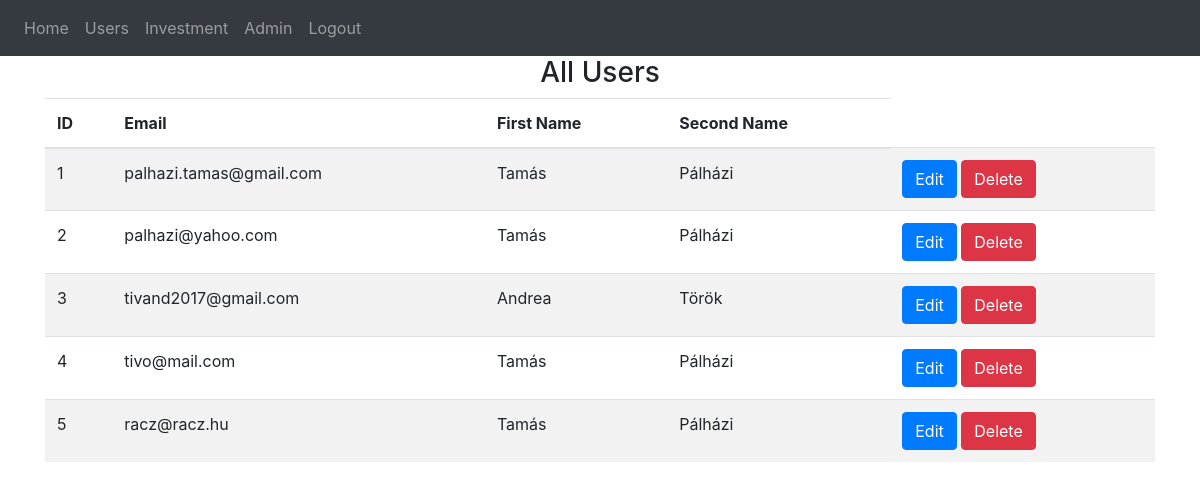
Screenshot of /all-users (signed in) with the database file from the repository.
### website/models.py (models this page shows)
class User(db.Model, UserMixin):
    id = db.Column(db.Integer, primary_key=True)
    email = db.Column(db.String(150), unique=True)
    password = db.Column(db.String(150))
    first_name = db.Column(db.String(150))
    second_name = db.Column(db.String(150))
    notes = db.relationship('Note')
    is_approved = db.Column(db.Boolean, default=False)

### website/views.py (the view)
@views.route('/all-users', methods=['GET'])
@login_required
def all_users():
    users = User.query.all()
    return render_template("all_users.html", users=users, user=current_user)

### website/__init__.py (called while the page is built)
def create_app():
    app = Flask(__name__)
    app.config['SECRET_KEY'] = 'hjshjhdjah kjshkjdhjs'
    app.config['SQLALCHEMY_DATABASE_URI'] = f'sqlite:///{DB_NAME}'
    db.init_app(app)
    from .views import views
    from .auth import auth
    app.register_blueprint(views, url_prefix='/')
    app.register_blueprint(auth, url_prefix='/')
    from .models import User, Note
    with app.app_context():
        db.create_all()
    login_manager = LoginManager()
    login_manager.login_view = 'auth.login'
    login_manager.init_app(app)
    @login_manager.user_loader
    def load_user(id):
        return User.query.get(int(id))
    return app

### website/templates/all_users.html (shortened to what this page needs)
{% extends "base.html" %}
{% block content %}
    <h3 align="center">All Users</h3>
    <table class="table table-striped">
        <thead>
            <tr>
                <th scope="col">ID</th>
                <th scope="col">Email</th>
                <th scope="col">First Name</th>
                <th scope="col">Second Name</th>
            </tr>
        </thead>
        <tbody>
            {% for user in users %}
                <tr>
                    <td>{{ user.id }}</td>
                    <td>{{ user.email }}</td>
                    <td>{{ user.first_name }}</td>
                    <td>{{ user.second_name }}</td>
                    <td>
                        <a href="{{ url_for('views.edit_user', user_id=user.id) }}" class="btn btn-primary">Edit</a>
                        <a href="{{ url_for('views.delete_user', user_id=user.id) }}" class="btn btn-danger">Delete</a>
                      </td>
                </tr>
            {% endfor %}
        </tbody>
    </table>
{% endblock %}

### website/templates/base.html (shortened to what this page needs)
<!DOCTYPE html>
<html>
  <head>
    <link
      rel="stylesheet"
      href="https://stackpath.bootstrapcdn.com/bootstrap/4.4.1/css/bootstrap.min.css"
    />
    <link
      rel="stylesheet"
      href="https://stackpath.bootstrapcdn.com/font-awesome/4.7.0/css/font-awesome.min.css"
    />
  </head>
  <body>
    <nav class="navbar navbar-expand-lg navbar-dark bg-dark">
      <div class="collapse navbar-collapse" id="navbar">
        <div class="navbar-nav">
          {% if user.is_authenticated %}
          <a class="nav-item nav-link" id="home" href="/">Home</a>
          <a class="nav-item nav-link" id="allUsers" href="{{ url_for('views.all_users') }}">Users</a>
          <a class="nav-item nav-link" id="createInvestment" href="{{ url_for('views.create_investment') }}">Investment</a>
          <a class="nav-item nav-link" id="adminDashboard" href="{{ url_for('views.admin_dashboard') }}">Admin</a>
          <a class="nav-item nav-link" id="logout" href="/logout">Logout</a>
          {% else %}
          <a class="nav-item nav-link" id="login" href="/login">Login</a>
          <a class="nav-item nav-link" id="signUp" href="/sign-up">Sign Up</a>
          {% endif %}
        </div>
      </div>
    </nav>
    <div class="container">{% block content %} {% endblock %}</div>
  </body>
</html>

### rows the page displays
User: id "1", email "palhazi.tamas@gmail.com", first_name "Tamás", second_name "Pálházi"
User: id "2", email "palhazi@yahoo.com", first_name "Tamás", second_name "Pálházi"
User: id "3", email "tivand2017@gmail.com", first_name "Andrea", second_name "Török"
User: id "4", email "tivo@mail.com", first_name "Tamás", second_name "Pálházi"
User: id "5", email "racz@racz.hu", first_name "Tamás", second_name "Pálházi"
